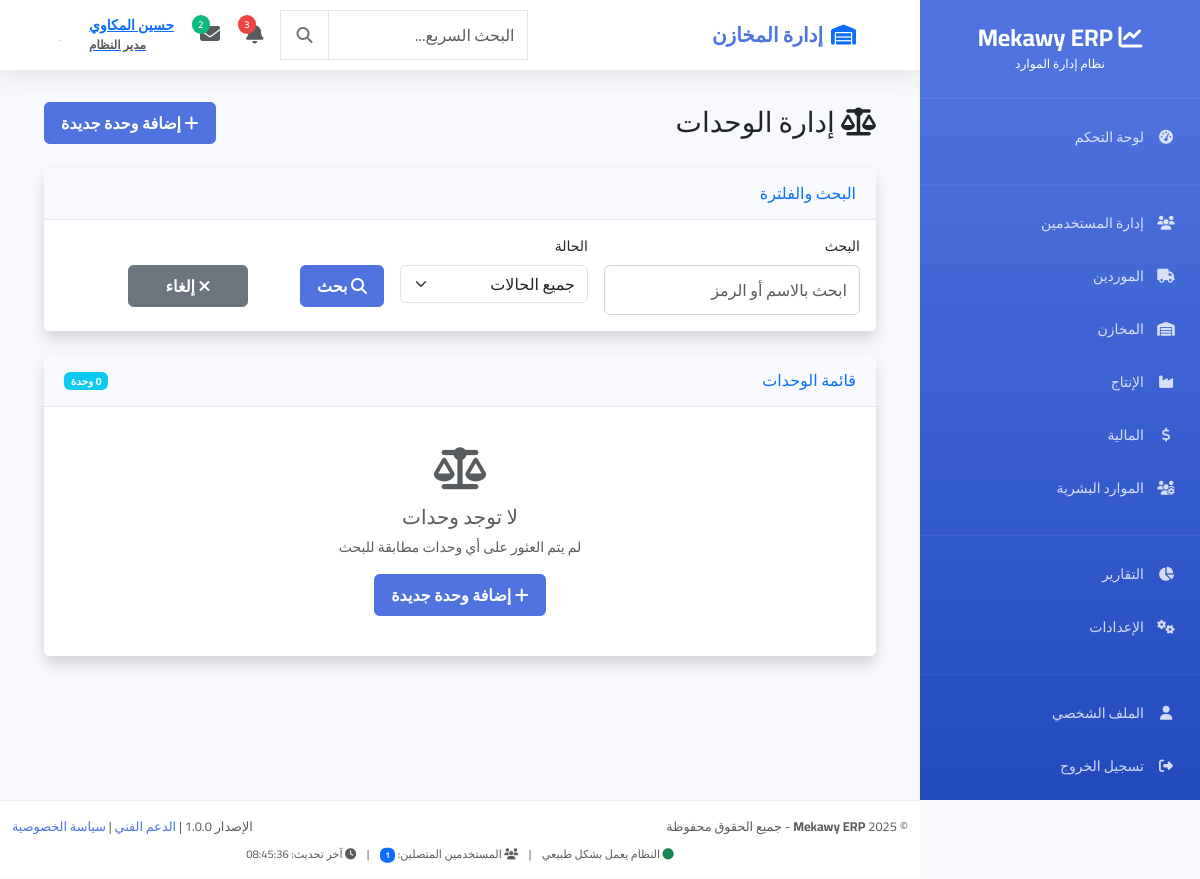
Screenshot of /warehouses/units/ (signed in) with the database file from the repository.
### users/models.py (models this page shows, shortened)
class User(AbstractUser):
    ROLE_CHOICES = [
        ('admin', 'مدير النظام'),
        ('manager', 'مدير'),
        ('warehouse_manager', 'مدير المخازن'),
        ('warehouse_employee', 'موظف مخازن'),
        ('production_manager', 'مدير الإنتاج'),
        ('accountant', 'محاسب'),
        ('employee', 'موظف'),
        ('viewer', 'مشاهد فقط'),
    ]
    email = models.EmailField(unique=True, verbose_name="البريد الإلكتروني")
    phone = models.CharField(max_length=20, blank=True, null=True, verbose_name="رقم الهاتف")
    role = models.CharField(max_length=20, choices=ROLE_CHOICES, default='employee', verbose_name="الدور")
    department = models.CharField(max_length=100, blank=True, null=True, verbose_name="القسم")
    profile_picture = models.ImageField(upload_to='profile_pics/', blank=True, null=True, verbose_name="الصورة الشخصية")
    is_active = models.BooleanField(default=True, verbose_name="نشط")
    created_at = models.DateTimeField(auto_now_add=True, verbose_name="تاريخ الإنشاء")
    updated_at = models.DateTimeField(auto_now=True, verbose_name="آخر تحديث")
    USERNAME_FIELD = 'email'
    REQUIRED_FIELDS = ['username', 'first_name', 'last_name']
    class Meta:
        db_table = 'users_user'
        verbose_name = 'مستخدم'
        verbose_name_plural = 'المستخدمون'
    @property
    def full_name(self):
        return f"{self.first_name} {self.last_name}".strip()

### warehouses/views.py (the view)
# urls.py: path('units/', views.UnitListView.as_view(), name='unit_list'),
class UnitListView(LoginRequiredMixin, ListView):
    model = Unit
    template_name = 'warehouses/unit_list.html'
    context_object_name = 'units'
    paginate_by = 20
    def get_queryset(self):
        queryset = Unit.objects.all()
        search = self.request.GET.get('search')
        status = self.request.GET.get('status')
        if search:
            queryset = queryset.filter(
                Q(name__icontains=search) |
                Q(symbol__icontains=search)
            )
        if status == 'active':
            queryset = queryset.filter(is_active=True)
        elif status == 'inactive':
            queryset = queryset.filter(is_active=False)
        return queryset.order_by('name')

### Mekawy_ERP/context_processors.py (called while the page is built)
def global_context(request):
    context = {
        'current_year': timezone.now().year,
        'current_date': timezone.now().date(),
        'current_time': timezone.now().time(),
    }
    if request.user.is_authenticated:
        context['online_users_count'] = User.objects.filter(is_active=True).count()
        context['last_update'] = timezone.now().strftime('%H:%M:%S')
    return context

### templates/warehouses/unit_list.html (shortened to what this page needs)
{% extends 'base.html' %}
{% load static %}
{% block content %}
<div class="container-fluid">
    <div class="d-sm-flex align-items-center justify-content-between mb-4">
        <h1 class="h3 mb-0 text-gray-800">
            <i class="fas fa-balance-scale"></i> إدارة الوحدات
        </h1>
        {% if user.role != 'viewer' %}
        <a href="{% url 'warehouses:unit_add' %}" class="btn btn-primary">
            <i class="fas fa-plus"></i> إضافة وحدة جديدة
        </a>
        {% endif %}
    </div>
    <div class="card shadow mb-4">
        <div class="card-header py-3">
            <h6 class="m-0 font-weight-bold text-primary">البحث والفلترة</h6>
        </div>
        <div class="card-body">
            <form method="get" class="row g-3">
                <div class="col-md-4">
                    <label class="form-label">البحث</label>
                    <input type="text" name="search" class="form-control"
                           placeholder="ابحث بالاسم أو الرمز" value="{{ request.GET.search }}">
                </div>
                <div class="col-md-3">
                    <label class="form-label">الحالة</label>
                    <select name="status" class="form-select">
                        <option value="">جميع الحالات</option>
                    </select>
                </div>
                <div class="col-md-2">
                    <label class="form-label">&nbsp;</label>
                    <button type="submit" class="btn btn-primary d-block">
                        <i class="fas fa-search"></i> بحث
                    </button>
                </div>
                <div class="col-md-2">
                    <label class="form-label">&nbsp;</label>
                    <a href="{% url 'warehouses:unit_list' %}" class="btn btn-secondary d-block">
                        <i class="fas fa-times"></i> إلغاء
                    </a>
                </div>
            </form>
        </div>
    </div>
    <div class="card shadow mb-4">
        <div class="card-header py-3 d-flex justify-content-between align-items-center">
            <h6 class="m-0 font-weight-bold text-primary">قائمة الوحدات</h6>
            <span class="badge bg-info">{{ units|length }} وحدة</span>
        </div>
        <div class="card-body">
            {% if units %}
            <div class="table-responsive">
                <table class="table table-bordered table-hover">
                    <thead class="table-light">
                        <tr>
                            <th>اسم الوحدة</th>
                            <th>الرمز</th>
                            <th>وحدة أساسية</th>
                            <th>الحالة</th>
                            <th>تاريخ الإنشاء</th>
                            <th>الإجراءات</th>
                        </tr>
                    </thead>
                    <tbody>
                        {% for unit in units %}
                        <tr>
                            <td>
                                <strong>{{ unit.name }}</strong>
                            </td>
                            <td>
                                <span class="badge bg-secondary">{{ unit.symbol }}</span>
                            </td>
                            <td>
                                {% if unit.is_base_unit %}
                                    <span class="badge bg-success">وحدة أساسية</span>
                                {% else %}
                                    <span class="badge bg-light text-dark">وحدة فرعية</span>
                                {% endif %}
                            </td>
                            <td>
                                {% if unit.is_active %}
                                    <span class="badge bg-success">نشط</span>
                                {% else %}
                                    <span class="badge bg-danger">غير نشط</span>
                                {% endif %}
                            </td>
                            <td>{{ unit.created_at|date:"Y-m-d" }}</td>
                            <td>
                                {% if user.role != 'viewer' %}
                                <div class="btn-group" role="group">
                                    <a href="{% url 'warehouses:unit_edit' unit.pk %}"
                                       class="btn btn-sm btn-outline-primary">
                                        <i class="fas fa-edit"></i>
                                    </a>
                                    {% if user.role == 'admin' %}
                                    <a href="{% url 'warehouses:unit_delete' unit.pk %}"
                                       class="btn btn-sm btn-outline-danger"
                                       onclick="return confirmDelete('هل أنت متأكد من حذف هذه الوحدة؟')">
                                        <i class="fas fa-trash"></i>
                                    </a>
                                    {% endif %}
                                </div>
                                {% endif %}
                            </td>
                        </tr>
                        {% endfor %}
                    </tbody>
                </table>
            </div>
            {% if is_paginated %}
            <nav aria-label="Page navigation">
                <ul class="pagination justify-content-center">
                    {% if page_obj.has_previous %}
                        <li class="page-item">
                            <a class="page-link" href="?page=1{% if request.GET.search %}&search={{ request.GET.search }}{% endif %}{% if request.GET.status %}&status={{ request.GET.status }}{% endif %}">الأولى</a>
                        </li>
                        <li class="page-item">
                            <a class="page-link" href="?page={{ page_obj.previous_page_number }}{% if request.GET.search %}&search={{ request.GET.search }}{% endif %}{% if request.GET.status %}&status={{ request.GET.status }}{% endif %}">السابقة</a>
                        </li>
                    {% endif %}
                    <li class="page-item active">
                        <span class="page-link">{{ page_obj.number }} من {{ page_obj.paginator.num_pages }}</span>
                    </li>
                    {% if page_obj.has_next %}
                        <li class="page-item">
                            <a class="page-link" href="?page={{ page_obj.next_page_number }}{% if request.GET.search %}&search={{ request.GET.search }}{% endif %}{% if request.GET.status %}&status={{ request.GET.status }}{% endif %}">التالية</a>
                        </li>
                        <li class="page-item">
                            <a class="page-link" href="?page={{ page_obj.paginator.num_pages }}{% if request.GET.search %}&search={{ request.GET.search }}{% endif %}{% if request.GET.status %}&status={{ request.GET.status }}{% endif %}">الأخيرة</a>
                        </li>
                    {% endif %}
                </ul>
            </nav>
            {% endif %}
            {% else %}
            <div class="text-center py-4">
                <i class="fas fa-balance-scale fa-3x text-muted mb-3"></i>
                <h5 class="text-muted">لا توجد وحدات</h5>
                <p class="text-muted">لم يتم العثور على أي وحدات مطابقة للبحث</p>
                {% if user.role != 'viewer' %}
                <a href="{% url 'warehouses:unit_add' %}" class="btn btn-primary">
                    <i class="fas fa-plus"></i> إضافة وحدة جديدة
                </a>
                {% endif %}
            </div>
            {% endif %}
        </div>
    </div>
</div>
{% endblock %}

### templates/partials/navbar.html (shortened to what this page needs)
<nav class="navbar navbar-expand-lg">
    <div class="container-fluid px-3">
        <div class="navbar-brand mb-0 fw-bold fs-5">
            {% block page_title %}
                {% if request.resolver_match.url_name == 'index' %}
                    <i class="fas fa-tachometer-alt text-primary me-2"></i>لوحة التحكم
                {% elif 'users' in request.resolver_match.app_name %}
                    <i class="fas fa-users text-primary me-2"></i>إدارة المستخدمين
                {% elif 'suppliers' in request.resolver_match.app_name %}
                    <i class="fas fa-truck text-primary me-2"></i>إدارة الموردين
                {% elif 'warehouses' in request.resolver_match.app_name %}
                    <i class="fas fa-warehouse text-primary me-2"></i>إدارة المخازن
                {% elif 'production' in request.resolver_match.app_name %}
                    <i class="fas fa-industry text-primary me-2"></i>إدارة الإنتاج
                {% elif 'finance' in request.resolver_match.app_name %}
                    <i class="fas fa-chart-line text-primary me-2"></i>إدارة المالية
                {% elif 'hr' in request.resolver_match.app_name %}
                    <i class="fas fa-users-cog text-primary me-2"></i>الموارد البشرية
                {% else %}
                    <i class="fas fa-chart-line text-primary me-2"></i>Mekawy ERP
                {% endif %}
            {% endblock %}
        </div>
        <div class="d-flex align-items-center gap-2">
            <div class="search-container d-none d-md-block">
                <div class="input-group">
                    <input type="text" class="form-control search-input" placeholder="البحث السريع..." style="width: 200px;">
                    <button class="btn btn-outline-secondary search-btn" type="button">
                        <i class="fas fa-search"></i>
                    </button>
                </div>
            </div>
            <div class="dropdown">
                <button class="btn btn-link position-relative p-2" data-bs-toggle="dropdown">
                    <i class="fas fa-bell fs-5 text-muted"></i>
                    <span class="notification-badge">3</span>
                </button>
            </div>
            <div class="dropdown">
                <button class="btn btn-link position-relative p-2" data-bs-toggle="dropdown">
                    <i class="fas fa-envelope fs-5 text-muted"></i>
                    <span class="message-badge">2</span>
                </button>
            </div>
            <div class="dropdown">
                <button class="btn btn-link d-flex align-items-center gap-2 p-2" data-bs-toggle="dropdown">
                    <div class="user-info text-end d-none d-lg-block">
                        <div class="fw-semibold">{{ user.get_full_name|default:user.username }}</div>
                        <small class="text-muted">{{ user.get_role_display|default:"مستخدم" }}</small>
                    </div>
                    {% if user.profile_picture %}
                        <img src="{{ user.profile_picture.url }}" class="user-avatar" alt="{{ user.get_full_name }}">
                    {% else %}
                        <div class="user-avatar-placeholder">
                            {{ user.get_full_name|first|upper|default:"U" }}
                        </div>
                    {% endif %}
                </button>
            </div>
        </div>
    </div>
</nav>

### templates/base.html (style rules this page uses)
:root { --primary-color: #4e73df; --secondary-color: #858796; --success-color: #1cc88a; --info-color: #36b9cc; --warning-color: #f6c23e; --danger-color: #e74a3b; --light-color: #f8f9fc; --dark-color: #5a5c69; --sidebar-width: 280px; --navbar-height: 70px; }
* { font-family: 'Cairo', sans-serif; }
body { background-color: var(--light-color); font-size: 14px; }
.navbar { background-color: white; box-shadow: 0 0.15rem 1.75rem 0 rgba(58, 59, 69, 0.15); height: var(--navbar-height); padding: 0 1.5rem; }
.navbar-brand { font-weight: 700; color: var(--primary-color); }
.card { border: none; box-shadow: 0 0.15rem 1.75rem 0 rgba(58, 59, 69, 0.15); border-radius: 0.35rem; }
.card-header { background-color: var(--light-color); border-bottom: 1px solid #e3e6f0; padding: 1rem 1.25rem; }
.btn { border-radius: 0.35rem; font-weight: 600; padding: 0.5rem 1rem; }
.btn-primary { background-color: var(--primary-color); border-color: var(--primary-color); }
.form-control { border-radius: 0.35rem; border: 1px solid #d1d3e2; padding: 0.75rem; }

### templates/partials/navbar.html (style rules this page uses)
.search-input { border-radius: 20px 0 0 20px; border: 1px solid #e2e8f0; transition: all 0.2s ease; }
.search-btn { border-radius: 0 20px 20px 0; border: 1px solid #e2e8f0; border-right: none; }
.notification-badge, .message-badge { position: absolute; top: 0; left: 0; background: #ef4444; color: white; font-size: 10px; font-weight: 600; padding: 2px 6px; border-radius: 10px; min-width: 16px; text-align: center; }
.message-badge { background: #10b981; }
.user-avatar, .user-avatar-placeholder { width: 32px; height: 32px; border-radius: 50%; }
.user-avatar-placeholder { background: var(--primary); color: white; display: flex; align-items: center; justify-content: center; font-weight: 600; font-size: 14px; }
.user-info { line-height: 1.2; }
.user-info div { font-size: 14px; }
.user-info small { font-size: 12px; }

### rows the page displays
User: get_full_name "حسين المكاوي", role "مدير النظام", get_full_name|first "ح"

### other values shown
{{ units|length }} "0"
{{ online_users_count|default:"0" }} "1"
{{ last_update|default:"الآن" }} "08:45:36"
